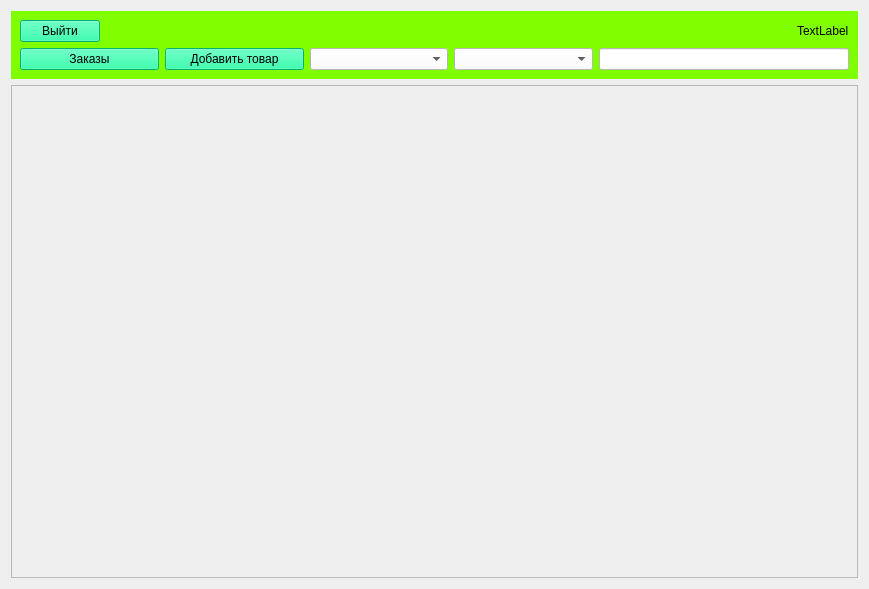
<?xml version="1.0" encoding="UTF-8"?>
<ui version="4.0">
 <class>Form</class>
 <widget class="QWidget" name="Form">
  <property name="geometry">
   <rect>
    <x>0</x>
    <y>0</y>
    <width>869</width>
    <height>589</height>
   </rect>
  </property>
  <property name="windowTitle">
   <string>Form</string>
  </property>
  <layout class="QVBoxLayout" name="verticalLayout_3">
   <item>
    <layout class="QVBoxLayout" name="verticalLayout_2">
     <item>
      <widget class="QWidget" name="" native="true">
       <property name="styleSheet">
        <string notr="true">background-color:rgb(127, 255, 0)</string>
       </property>
       <layout class="QVBoxLayout" name="verticalLayout">
        <item>
         <layout class="QHBoxLayout" name="horizontalLayout">
          <item>
           <widget class="QPushButton" name="logout_pushButton">
            <property name="styleSheet">
             <string notr="true">background-color:rgb(0, 250, 154)</string>
            </property>
            <property name="text">
             <string>Выйти</string>
            </property>
           </widget>
          </item>
          <item>
           <spacer name="horizontalSpacer">
            <property name="orientation">
             <enum>Qt::Horizontal</enum>
            </property>
            <property name="sizeHint" stdset="0">
             <size>
              <width>40</width>
              <height>20</height>
             </size>
            </property>
           </spacer>
          </item>
          <item>
           <widget class="QLabel" name="fio_label">
            <property name="text">
             <string>TextLabel</string>
            </property>
           </widget>
          </item>
         </layout>
        </item>
        <item>
         <layout class="QHBoxLayout" name="horizontalLayout_2">
          <item>
           <widget class="QPushButton" name="order_pushButton_2">
            <property name="styleSheet">
             <string notr="true">background-color:rgb(0, 250, 154)</string>
            </property>
            <property name="text">
             <string>Заказы</string>
            </property>
           </widget>
          </item>
          <item>
           <widget class="QPushButton" name="add_pushButton_3">
            <property name="styleSheet">
             <string notr="true">background-color:rgb(0, 250, 154)</string>
            </property>
            <property name="text">
             <string>Добавить товар</string>
            </property>
           </widget>
          </item>
          <item>
           <widget class="QComboBox" name="filt_comboBox">
            <property name="styleSheet">
             <string notr="true">background-color:rgb(255, 255, 255)</string>
            </property>
           </widget>
          </item>
          <item>
           <widget class="QComboBox" name="sort_comboBox_2">
            <property name="styleSheet">
             <string notr="true">background-color:rgb(255, 255, 255)</string>
            </property>
           </widget>
          </item>
          <item>
           <widget class="QLineEdit" name="search_lineEdit">
            <property name="maximumSize">
             <size>
              <width>250</width>
              <height>16777215</height>
             </size>
            </property>
            <property name="styleSheet">
             <string notr="true">background-color:rgb(255, 255, 255)</string>
            </property>
           </widget>
          </item>
         </layout>
        </item>
       </layout>
      </widget>
     </item>
     <item>
      <widget class="QScrollArea" name="scrollArea">
       <property name="widgetResizable">
        <bool>true</bool>
       </property>
       <widget class="QWidget" name="scrollAreaWidgetContents">
        <property name="geometry">
         <rect>
          <x>0</x>
          <y>0</y>
          <width>847</width>
          <height>495</height>
         </rect>
        </property>
       </widget>
      </widget>
     </item>
    </layout>
   </item>
  </layout>
 </widget>
 <resources/>
 <connections/>
</ui>
